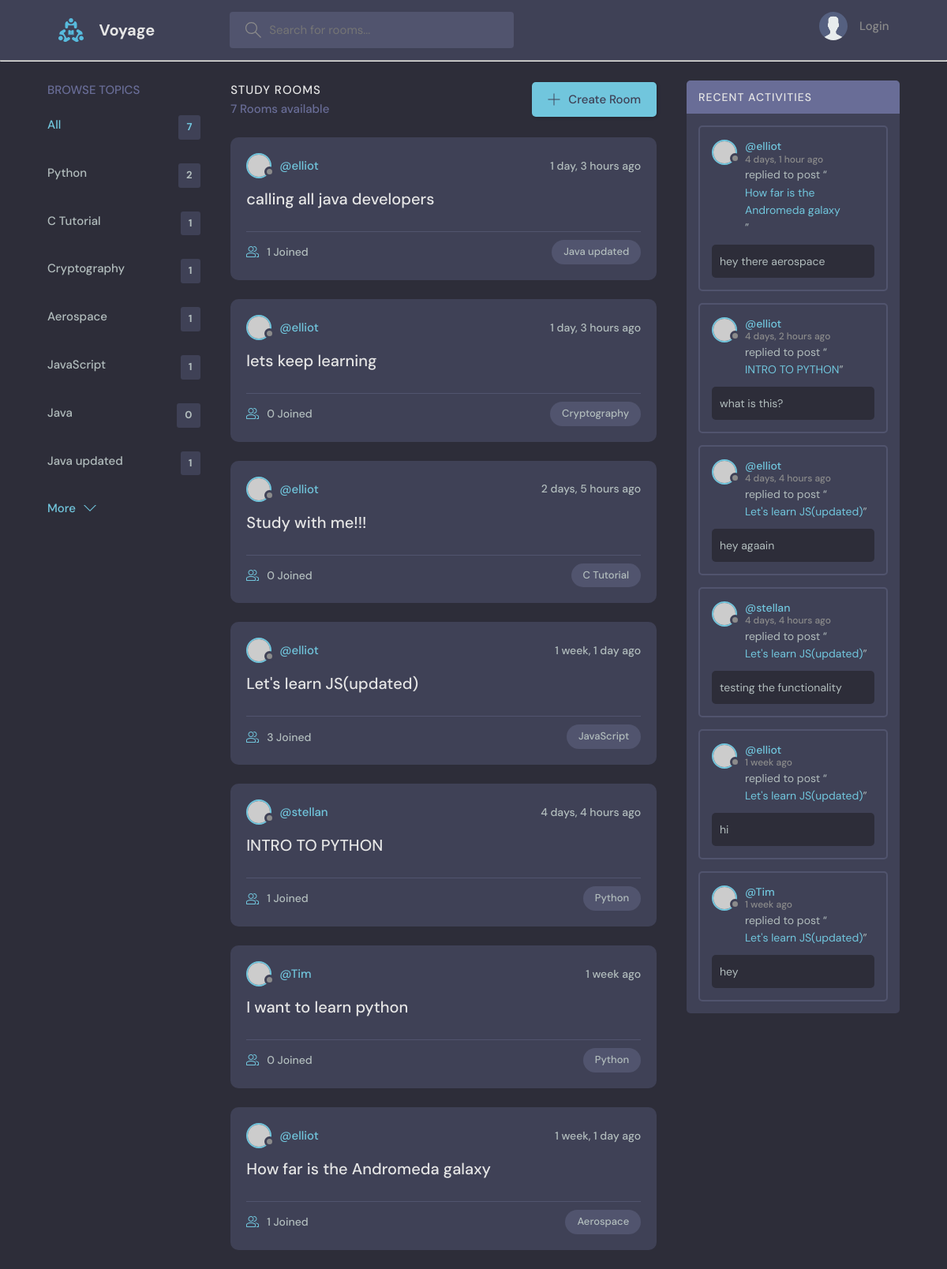
The page / on the database its author committed.
### foot/models.py (models this page shows, shortened)
class Topic(models.Model):
    name = models.CharField(max_length=50)

class Room (models.Model):
    host = models.ForeignKey(User, on_delete=models.SET_NULL, null=True)
    topic = models.ForeignKey(Topic, on_delete=models.SET_NULL, null=True)
    name = models.CharField(max_length=200)
    description = models.TextField(null=True, blank=True)
    participants = models.ManyToManyField(User, related_name='participants', blank=True)
    updated = models.DateTimeField(auto_now=True)
    created = models.DateTimeField(auto_now_add=True)
    class Meta:
        ordering = ['-updated', '-created']
    def __str__(self):
        return self.name

class Message(models.Model):
    user = models.ForeignKey(User, on_delete=models.CASCADE)
    room = models.ForeignKey(Room, on_delete=models.CASCADE)
    body = models.CharField()
    updated = models.DateTimeField(auto_now=True)
    created = models.DateTimeField(auto_now_add=True)
    class Meta:
            ordering = ['-updated', '-created']
    def __str__(self):
        return self.body[0:50]

### foot/views.py (the view)
# urls.py: path('', views.Home, name="home" ),
def Home(request):
    q = request.GET.get('q') if request.GET.get('q') != None else ''
    rooms = Room.objects.filter(
        Q(topic__name__icontains = q) |
        Q(name__icontains=q) |
        Q(description__icontains=q)
    )
    topics = Topic.objects.all()
    room_count = rooms.count()
    room_messages = Message.objects.filter(Q(room__topic__name__icontains=q))
    context = {'rooms':rooms, 'topics':topics, 'room_count':room_count,
               'room_messages':room_messages}
    return render(request, 'foot/home.html', context)

### foot/templates/foot/home.html (shortened to what this page needs)
{% extends 'main.html' %}
{% block content%}
    <main class="layout layout--3">
      <div class="container">
          {% include 'foot/topics_component.html' %}
        <div class="roomList">
      <div class="roomList__header">
        <div>
          <h2>Study Rooms</h2>
          <p>{{room_count}} Rooms available</p>
        </div>
        <a class="btn btn--main" href="{% url 'create-room' %}">
          <svg version="1.1" xmlns="http://www.w3.org/2000/svg" width="32" height="32" viewBox="0 0 32 32">
            <title>add</title>
            <path
              d="M16.943 0.943h-1.885v14.115h-14.115v1.885h14.115v14.115h1.885v-14.115h14.115v-1.885h-14.115v-14.115z">
            </path>
          </svg>
          Create Room
        </a>
      </div>
      {% include 'foot/feed_component.html' %}
        </div>
        {% include 'foot/activity_component.html'%}
      </div>
    </main>
{% endblock%}

### foot/templates/foot/topics_component.html
  <div class="topics">
          <div class="topics__header">
            <h2>Browse Topics</h2>
          </div>
          <ul class="topics__list">
            <li>
              <a href="{% url 'home' %}" class="active">All <span>{{topics.count}}</span></a>
            </li>
                 {% for topic in topics %}
            <li>
              <a href="{% url 'home' %}?q={{ topic.name }}">{{topic.name}} <span>{{topic.room_set.all.count}}</span></a>
            </li>
{% endfor %}
          </ul>
          <a class="btn btn--link" href="topics.html">
            More
            <svg version="1.1" xmlns="http://www.w3.org/2000/svg" width="32" height="32" viewBox="0 0 32 32">
              <title>chevron-down</title>
              <path d="M16 21l-13-13h-3l16 16 16-16h-3l-13 13z"></path>
            </svg>
          </a>
        </div>

### foot/templates/foot/feed_component.html (shortened to what this page needs)
{% for room in rooms %}
  <div class="roomListRoom">
    <div class="roomListRoom__header">
      <a href="{% url 'user-profile' room.host.id %}" class="roomListRoom__author">
        <div class="avatar avatar--small">
          <img src="https://randomuser.me/api/portraits/women/11.jpg" />
        </div>
        <span>@{{ room.host.username }}</span>
      </a>
      <div class="roomListRoom__actions">
        <span>{{ room.created|timesince }} ago</span>
      </div>
    </div>
    <div class="roomListRoom__content">
      <a href="{% url 'room' room.id %}">{{ room.name }}</a>
    </div>
    <div class="roomListRoom__meta">
      <a href="{% url 'room' room.id %}" class="roomListRoom__joined">
        {{ room.participants.all.count }} Joined
      </a>
      <p class="roomListRoom__topic">{{ room.topic.name }}</p>
    </div>
  </div>
{% endfor %}

### foot/templates/foot/activity_component.html (shortened to what this page needs)
 <div class="activities">
          <div class="activities__header">
            <h2>Recent Activities</h2>
          </div>
          {% for message in room_messages %}
          <div class="activities__box">
            <div class="activities__boxHeader roomListRoom__header">
              <a href="{% url 'user-profile' message.user.id %}" class="roomListRoom__author">
                <div class="avatar avatar--small">
                  <img src="https://randomuser.me/api/portraits/women/11.jpg" />
                </div>
                <p>
                  @{{ message.user }}
                  <span>{{ message.created|timesince }} ago</span>
                </p>
              </a>
            </div>
            <div class="activities__boxContent">
              <p>replied to post “<a href="{% url 'room' message.room.id %}">{{message.room}}</a>”</p>
              <div class="activities__boxRoomContent">
               {{ message }}
              </div>
            </div>
          </div>
         {% endfor %}
        </div>

### rows shown on the page
Topic: name "Python", room_set.all.count "2"
Topic: name "C Tutorial", room_set.all.count "1"
Topic: name "Cryptography", room_set.all.count "1"
Topic: name "Aerospace", room_set.all.count "1"
Topic: name "JavaScript", room_set.all.count "1"
Topic: name "Java", room_set.all.count "0"
Topic: name "Java updated", room_set.all.count "1"
Room: host.username "elliot", created "1 day, 3 hours", name "calling all java developers", participants.all.count "1", topic.name "Java updated"
Room: host.username "elliot", created "1 day, 3 hours", name "lets keep learning", participants.all.count "0", topic.name "Cryptography"
Room: host.username "elliot", created "2 days, 5 hours", name "Study with me!!!", participants.all.count "0", topic.name "C Tutorial"
Room: host.username "elliot", created "1 week, 1 day", name "Let's learn JS(updated)", participants.all.count "3", topic.name "JavaScript"
Room: host.username "stellan", created "4 days, 4 hours", name "INTRO TO PYTHON", participants.all.count "1", topic.name "Python"
Room: host.username "Tim", created "1 week", name "I want to learn python", participants.all.count "0", topic.name "Python"
Room: host.username "elliot", created "1 week, 1 day", name "How far is the Andromeda galaxy", participants.all.count "1", topic.name "Aerospace"
Message: user "elliot", created "4 days, 1 hour", room "How far is the Andromeda galaxy", body "hey there aerospace"
Message: user "elliot", created "4 days, 2 hours", room "INTRO TO PYTHON", body "what is this?"
Message: user "elliot", created "4 days, 4 hours", room "Let's learn JS(updated)", body "hey agaain"
Message: user "stellan", created "4 days, 4 hours", room "Let's learn JS(updated)", body "testing the functionality"
Message: user "elliot", created "1 week", room "Let's learn JS(updated)", body "hi"
Message: user "Tim", created "1 week", room "Let's learn JS(updated)", body "hey"

### other values the page prints
{{ topics.count }} "7"
{{ room_count }} "7"
